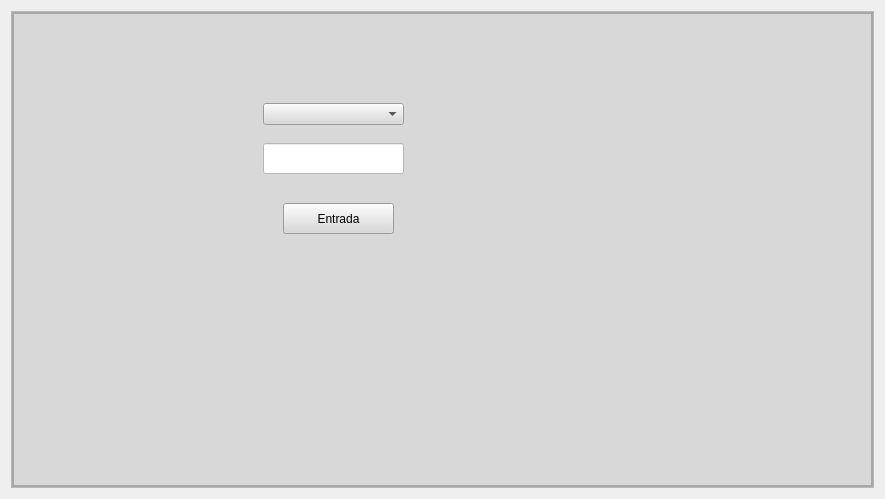
<?xml version="1.0" encoding="UTF-8"?>
<ui version="4.0">
 <class>Entradas</class>
 <widget class="QWidget" name="Entradas">
  <property name="geometry">
   <rect>
    <x>0</x>
    <y>0</y>
    <width>885</width>
    <height>499</height>
   </rect>
  </property>
  <property name="windowTitle">
   <string>Form</string>
  </property>
  <layout class="QVBoxLayout" name="verticalLayout">
   <item>
    <widget class="QFrame" name="central_frame">
     <property name="frameShape">
      <enum>QFrame::StyledPanel</enum>
     </property>
     <property name="frameShadow">
      <enum>QFrame::Raised</enum>
     </property>
     <layout class="QVBoxLayout" name="verticalLayout_2">
      <property name="spacing">
       <number>0</number>
      </property>
      <property name="leftMargin">
       <number>0</number>
      </property>
      <property name="topMargin">
       <number>0</number>
      </property>
      <property name="rightMargin">
       <number>0</number>
      </property>
      <property name="bottomMargin">
       <number>0</number>
      </property>
      <item>
       <widget class="QFrame" name="background_frame">
        <property name="styleSheet">
         <string notr="true">background-color: rgb(216, 216, 216);</string>
        </property>
        <property name="frameShape">
         <enum>QFrame::StyledPanel</enum>
        </property>
        <property name="frameShadow">
         <enum>QFrame::Raised</enum>
        </property>
        <layout class="QVBoxLayout" name="verticalLayout_3">
         <property name="spacing">
          <number>0</number>
         </property>
         <property name="leftMargin">
          <number>0</number>
         </property>
         <property name="topMargin">
          <number>0</number>
         </property>
         <property name="rightMargin">
          <number>0</number>
         </property>
         <property name="bottomMargin">
          <number>0</number>
         </property>
         <item>
          <widget class="QFrame" name="content_frame">
           <property name="frameShape">
            <enum>QFrame::StyledPanel</enum>
           </property>
           <property name="frameShadow">
            <enum>QFrame::Raised</enum>
           </property>
           <widget class="QPushButton" name="submit_entrada">
            <property name="geometry">
             <rect>
              <x>270</x>
              <y>190</y>
              <width>111</width>
              <height>31</height>
             </rect>
            </property>
            <property name="text">
             <string>Entrada</string>
            </property>
           </widget>
           <widget class="QLineEdit" name="cantidad_entrada">
            <property name="geometry">
             <rect>
              <x>250</x>
              <y>130</y>
              <width>141</width>
              <height>31</height>
             </rect>
            </property>
            <property name="styleSheet">
             <string notr="true">background-color: rgb(255, 255, 255);</string>
            </property>
           </widget>
           <widget class="QComboBox" name="comboBox">
            <property name="geometry">
             <rect>
              <x>250</x>
              <y>90</y>
              <width>141</width>
              <height>22</height>
             </rect>
            </property>
           </widget>
          </widget>
         </item>
        </layout>
       </widget>
      </item>
     </layout>
    </widget>
   </item>
  </layout>
 </widget>
 <resources/>
 <connections/>
</ui>
